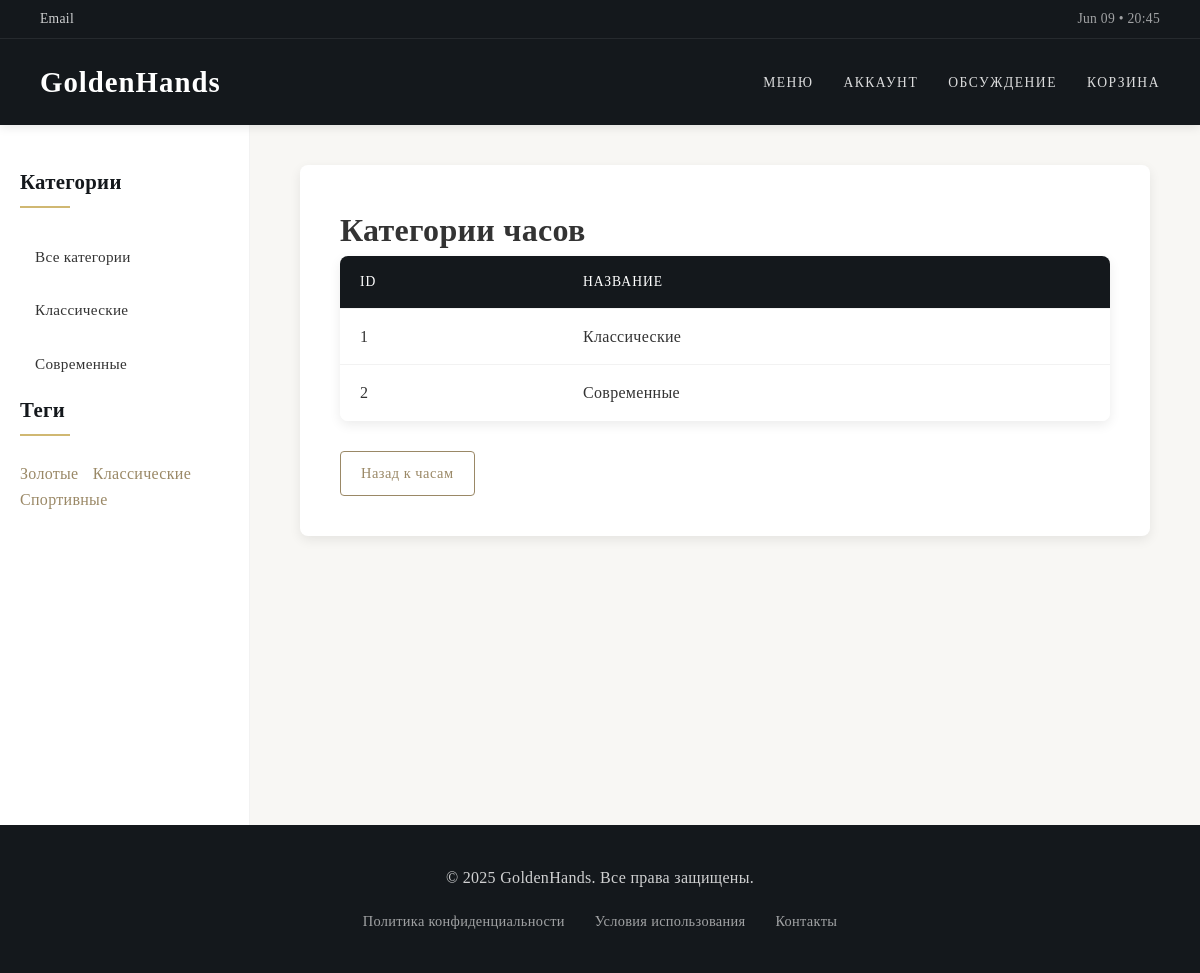
Page /categories/ on the earlier database version.
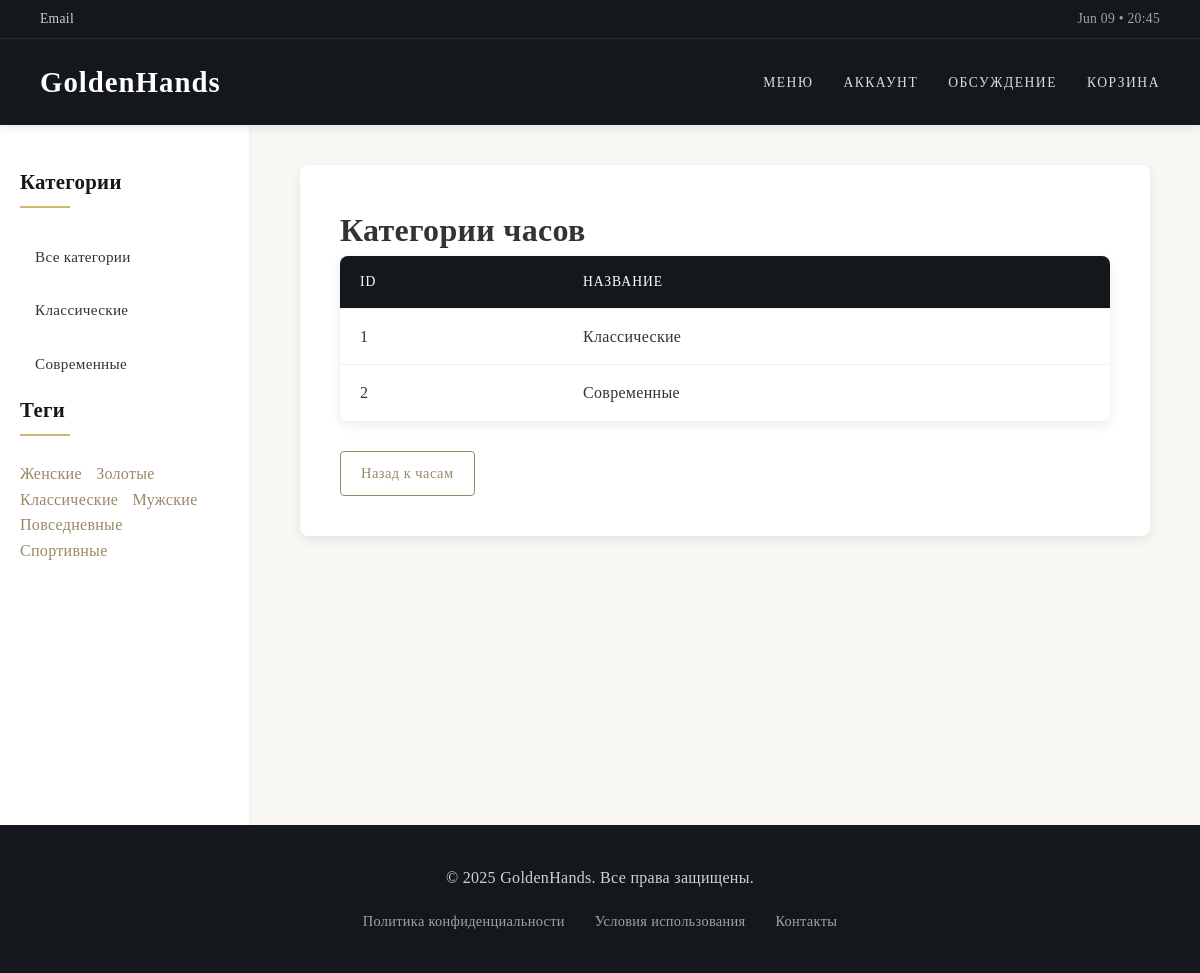
Same page on the later database version.
### WebApp/models.py (models this page shows, shortened)
class Category(models.Model):
    name = models.CharField('Название', max_length=100)
    slug = models.SlugField('URL', max_length=100, unique=True)
    class Meta:
        verbose_name = 'Категория'
        verbose_name_plural = 'Категории'
        ordering = ['name']

class Tag(models.Model):
    name = models.CharField('Название', max_length=100, db_index=True)
    slug = models.SlugField('URL', max_length=255, unique=True, db_index=True)
    class Meta:
        verbose_name = 'Тег'
        verbose_name_plural = 'Теги'
        ordering = ['name']

### WebApp/views.py (the view)
# urls.py: path('categories/', views.CategoryListView.as_view(), name='category_list'),
class CategoryListView(DataMixin, ListView):
    model = Category
    template_name = 'category_list.html'
    context_object_name = 'categories'
    title_page = 'Категории часов'

### WebApp/templatetags/watch_tags.py (called while the page is built)
@register.inclusion_tag('list_categories.html')
def show_categories(cat_selected=0):
    cats = Category.objects.all()
    return {'cats': cats, 'cat_selected': cat_selected}

@register.inclusion_tag('list_tags.html')
def show_tags():
    tags = Tag.objects.annotate(total=Count('watches')).filter(total__gt=0)
    return {'tags': tags}

### WebApp/utils.py (called while the page is built)
    def get_mixin_context(self, context, **kwargs):
        context['menu'] = menu
        context['categories'] = Category.objects.all()
        if self.title_page:
            context['title'] = self.title_page
        context.update(kwargs)
        return context

    def get_context_data(self, **kwargs):
        context = super().get_context_data(**kwargs)
        return self.get_mixin_context(context)

### WebProgramming/context_processors.py (called while the page is built)
def current_time(request):
    return {'current_time': datetime.now().strftime("%b %d • %H:%M")}

### users/context_processors.py (called while the page is built)
def get_women_context(request):
    return {'mainmenu': menu}

### templates/category_list.html (shortened to what this page needs)
{% extends 'base.html' %}
{% load static %}
{% block content %}
<div class="category-list-page">
    <h1>{{ title }}</h1>
    {% if categories %}
        <div class="categories-table">
            <table>
                <thead>
                    <tr>
                        <th>ID</th>
                        <th>Название</th>
                    </tr>
                </thead>
                <tbody>
                    {% for category in categories %}
                        <tr>
                            <td>{{ category.id }}</td>
                            <td>{{ category.name }}</td>
                        </tr>
                    {% endfor %}
                </tbody>
            </table>
        </div>
    {% else %}
        <p class="empty-message">Категории не найдены.</p>
    {% endif %}
    <div class="back-to-watches">
        <a href="{% url 'watch_list' %}" class="btn btn-secondary">Назад к часам</a>
    </div>
</div>
{% endblock %}

### templates/list_categories.html
<ul class="category-list">
    {% for cat in cats %}
        {% if cat.id == cat_selected %}
            <li class="selected"><span>{{ cat.name }}</span></li>
        {% else %}
            <li><a href="{% url 'category' cat.id %}">{{ cat.name }}</a></li>
        {% endif %}
    {% endfor %}
</ul>

### templates/list_tags.html
{% if tags %}
<ul class="tags-list">
    {% for tag in tags %}
        <li><a href="{% url 'tag' tag.slug %}">{{ tag.name }}</a></li>
    {% endfor %}
</ul>
{% endif %}

Differences in the rows shown:
added Tag: name "Женские"
added Tag: name "Мужские"
added Tag: name "Повседневные"
